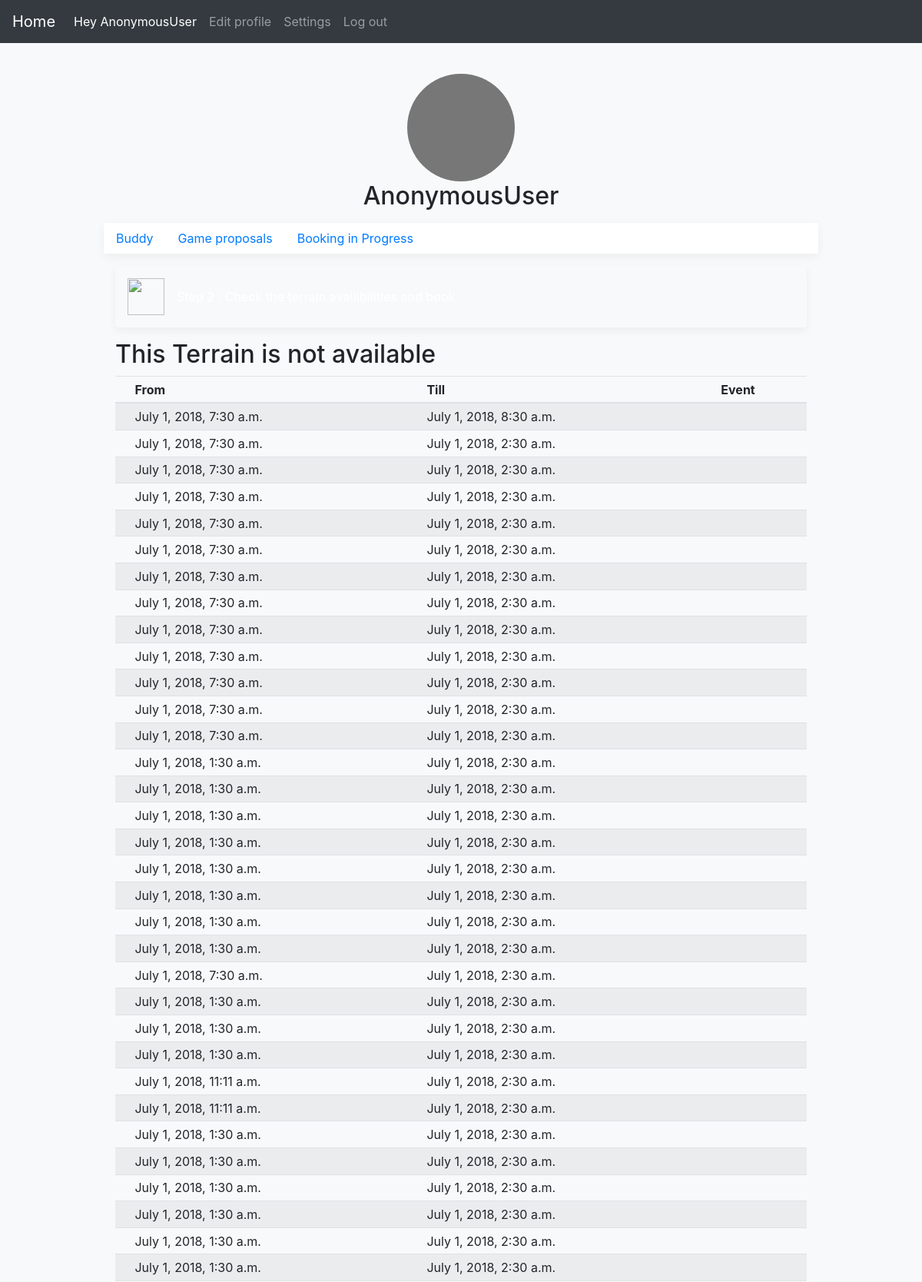
/Booking/player/create/4/availibility/ (upper part), run on the app's committed database.
### accounts/models.py (models this page shows)
class Aivailibility(models.Model):
    availibility = models.ForeignKey(Terrain,on_delete=models.CASCADE)
    opening = models.DateTimeField(null=True)
    closing = models.DateTimeField(null=True)
    notAvailableFrom= models.DateTimeField(null=True)
    notAvailableTill = models.DateTimeField(null=True)
    class Meta:
        verbose_name_plural = 'Aivailibility'

### Booking/views.py (the view, shortened to what this page needs)
# urls.py: url(r'^player/create/(?P<id>[0-9]+)/availibility/$', show_availibility , name='availibility'),
def show_availibility(request,id):
    terrain = Terrain.objects.get(id=id)
    availibility_list = Aivailibility.objects.filter(availibility=terrain)
    form=BookingProgress(request.POST or None)
    return render(request,'player/showavailibility.html',{'Aivailibility': availibility_list, 'form': form })

### Booking/Templates/player/showavailibility.html (shortened to what this page needs)
<!doctype html>
{% load static %}
<html lang="en">
  <head>
    <link href="{% static 'accounts/register/css/bootstrap.min.css' %}" rel="stylesheet">
    <link href="{% static 'accounts/register/css/form-validation.css' %}" rel="stylesheet">
     <link href="https://getbootstrap.com/docs/4.1/examples/offcanvas/offcanvas.css" rel="stylesheet">
  </head>
  <body class="bg-light" background="">
    <div class="container">
          <div class="py-5 text-center">
          </div>
          <header>
          <nav class="navbar navbar-expand-md navbar-dark fixed-top bg-dark">
            <a class="navbar-brand" href="#">Home</a>
            <div class="collapse navbar-collapse" id="navbarCollapse">
              <ul class="navbar-nav mr-auto">
                <li class="nav-item active">
                  <a class="nav-link">Hey {{ user }} <span class="sr-only">(current)</span></a>
                </li>
                <li class="nav-item">
                  <a class="nav-link" href="edit/">Edit profile</a>
                </li>
                <li class="nav-item">
                  <a class="nav-link" href="#">Settings</a>
                </li>
                <li class="nav-item">
                  <a class="nav-link" href="/account/logout/">Log out</a>
                </li>
              </ul> </nav>
            </header>
            <center class="row">
            <div class="col-lg-12">
              <img class="rounded-circle" alt="Generic placeholder image" width="140" height="140">
              <h2>{{ user }}</h2>
            </center>
  <div class="nav-scroller bg-white box-shadow">
      <nav class="nav nav-underline">
        <a class="nav-link active" href="#">Buddy</a>
        <a class="nav-link" href="/account/profile/player/">
          Game proposals
        </a>
        <a class="nav-link" href="/Booking/create/">Booking in Progress</a>
        <a class="nav-link" href="#"></a>
      </nav>
    </div>
    <main role="main" class="container">
      <div class="d-flex align-items-center p-3 my-3 text-white-50 bg-purple rounded box-shadow">
        <img class="mr-3" src="../../assets/brand/bootstrap-outline.svg" alt="" width="48" height="48">
        <div class="lh-100">
          <h6 class="mb-0 text-white lh-100">Step 2 : Check the terrain availibilities and book</h6>
        </div>
      </div>
           <h2>This Terrain is not available</h2>
           <div class="table-responsive">
             <table class="table table-striped table-sm">
               <thead>
                 <tr>
                   <th></th>
                   <th>From</th>
                   <th>Till</th>
                   <th>Event</th>
                 </tr>
               </thead>
               <tbody>
{% for Aivailibility in Aivailibility %}
                 <tr>
                   <td></td>
                   <td>{{ Aivailibility.notAvailableFrom}}</td>
                   <td>{{ Aivailibility.notAvailableTill}}</td>
                   <td></td>
                 </tr>
                 {% endfor %}
             </table>
           </div>
    </main>
              </body>
              </html>

### accounts/static/accounts/register/css/form-validation.css (style rules this page uses)
.container { max-width: 960px; }
.box-shadow { box-shadow: 0 .25rem .75rem rgba(0, 0, 0, .05); }

### data on the page
Aivailibility: notAvailableFrom "July 1, 2018, 7:30 a.m.", notAvailableTill "July 1, 2018, 8:30 a.m."
Aivailibility: notAvailableFrom "July 1, 2018, 7:30 a.m.", notAvailableTill "July 1, 2018, 2:30 a.m."
Aivailibility: notAvailableFrom "July 1, 2018, 7:30 a.m.", notAvailableTill "July 1, 2018, 2:30 a.m."
Aivailibility: notAvailableFrom "July 1, 2018, 7:30 a.m.", notAvailableTill "July 1, 2018, 2:30 a.m."
Aivailibility: notAvailableFrom "July 1, 2018, 7:30 a.m.", notAvailableTill "July 1, 2018, 2:30 a.m."
Aivailibility: notAvailableFrom "July 1, 2018, 7:30 a.m.", notAvailableTill "July 1, 2018, 2:30 a.m."
Aivailibility: notAvailableFrom "July 1, 2018, 7:30 a.m.", notAvailableTill "July 1, 2018, 2:30 a.m."
Aivailibility: notAvailableFrom "July 1, 2018, 7:30 a.m.", notAvailableTill "July 1, 2018, 2:30 a.m."
Aivailibility: notAvailableFrom "July 1, 2018, 7:30 a.m.", notAvailableTill "July 1, 2018, 2:30 a.m."
Aivailibility: notAvailableFrom "July 1, 2018, 7:30 a.m.", notAvailableTill "July 1, 2018, 2:30 a.m."
Aivailibility: notAvailableFrom "July 1, 2018, 7:30 a.m.", notAvailableTill "July 1, 2018, 2:30 a.m."
Aivailibility: notAvailableFrom "July 1, 2018, 7:30 a.m.", notAvailableTill "July 1, 2018, 2:30 a.m."
Aivailibility: notAvailableFrom "July 1, 2018, 7:30 a.m.", notAvailableTill "July 1, 2018, 2:30 a.m."
Aivailibility: notAvailableFrom "July 1, 2018, 1:30 a.m.", notAvailableTill "July 1, 2018, 2:30 a.m."
Aivailibility: notAvailableFrom "July 1, 2018, 1:30 a.m.", notAvailableTill "July 1, 2018, 2:30 a.m."
Aivailibility: notAvailableFrom "July 1, 2018, 1:30 a.m.", notAvailableTill "July 1, 2018, 2:30 a.m."
Aivailibility: notAvailableFrom "July 1, 2018, 1:30 a.m.", notAvailableTill "July 1, 2018, 2:30 a.m."
Aivailibility: notAvailableFrom "July 1, 2018, 1:30 a.m.", notAvailableTill "July 1, 2018, 2:30 a.m."
Aivailibility: notAvailableFrom "July 1, 2018, 1:30 a.m.", notAvailableTill "July 1, 2018, 2:30 a.m."
Aivailibility: notAvailableFrom "July 1, 2018, 1:30 a.m.", notAvailableTill "July 1, 2018, 2:30 a.m."
Aivailibility: notAvailableFrom "July 1, 2018, 1:30 a.m.", notAvailableTill "July 1, 2018, 2:30 a.m."
Aivailibility: notAvailableFrom "July 1, 2018, 7:30 a.m.", notAvailableTill "July 1, 2018, 2:30 a.m."
Aivailibility: notAvailableFrom "July 1, 2018, 1:30 a.m.", notAvailableTill "July 1, 2018, 2:30 a.m."
Aivailibility: notAvailableFrom "July 1, 2018, 1:30 a.m.", notAvailableTill "July 1, 2018, 2:30 a.m."
Aivailibility: notAvailableFrom "July 1, 2018, 1:30 a.m.", notAvailableTill "July 1, 2018, 2:30 a.m."
Aivailibility: notAvailableFrom "July 1, 2018, 11:11 a.m.", notAvailableTill "July 1, 2018, 2:30 a.m."
Aivailibility: notAvailableFrom "July 1, 2018, 11:11 a.m.", notAvailableTill "July 1, 2018, 2:30 a.m."
Aivailibility: notAvailableFrom "July 1, 2018, 1:30 a.m.", notAvailableTill "July 1, 2018, 2:30 a.m."
Aivailibility: notAvailableFrom "July 1, 2018, 1:30 a.m.", notAvailableTill "July 1, 2018, 2:30 a.m."
Aivailibility: notAvailableFrom "July 1, 2018, 1:30 a.m.", notAvailableTill "July 1, 2018, 2:30 a.m."
Aivailibility: notAvailableFrom "July 1, 2018, 1:30 a.m.", notAvailableTill "July 1, 2018, 2:30 a.m."
Aivailibility: notAvailableFrom "July 1, 2018, 1:30 a.m.", notAvailableTill "July 1, 2018, 2:30 a.m."
Aivailibility: notAvailableFrom "July 1, 2018, 1:30 a.m.", notAvailableTill "July 1, 2018, 2:30 a.m."

### other printed values
{{ user }} "AnonymousUser"
